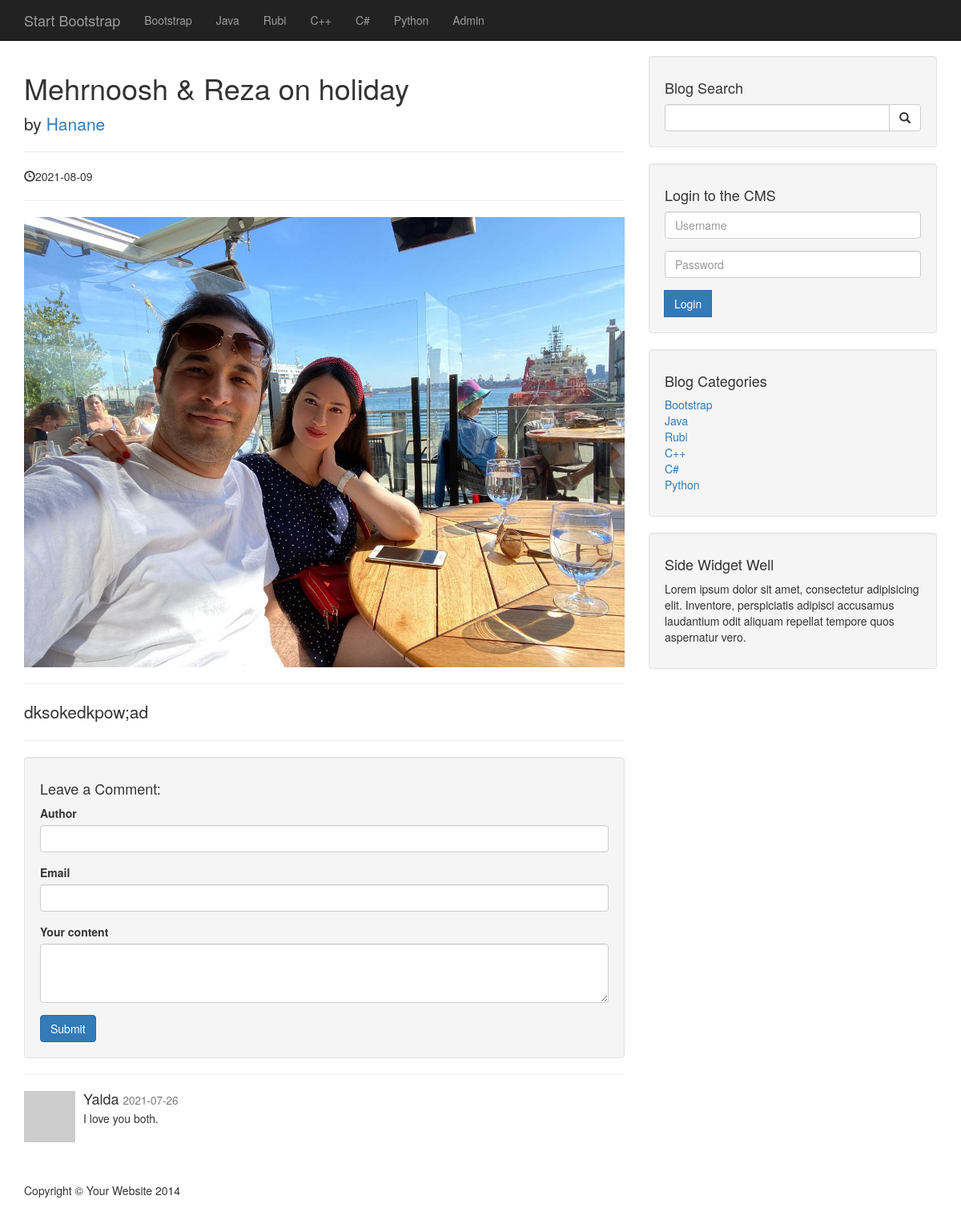
/post.php?post=5, run on the app's committed database.
### tables this page shows
CREATE TABLE `categories` (
  `cat_id` int(3) NOT NULL,
  `cat_title` varchar(255) NOT NULL
);

CREATE TABLE `posts` (
  `post_id` int(3) NOT NULL,
  `post_cat_id` int(3) NOT NULL,
  `post_title` varchar(255) NOT NULL,
  `post_author` varchar(255) NOT NULL,
  `post_date` date NOT NULL,
  `post_image` text NOT NULL,
  `post_content` text NOT NULL,
  `post_tags` varchar(255) NOT NULL,
  `post_comment_count` int(11) NOT NULL,
  `post_status` varchar(255) NOT NULL DEFAULT 'draft'
);

CREATE TABLE `comments` (
  `comment_id` int(11) NOT NULL,
  `comment_post_id` int(3) NOT NULL,
  `comment_author` varchar(255) NOT NULL,
  `comment_email` varchar(255) NOT NULL,
  `comment_date` date NOT NULL,
  `comment_status` varchar(255) NOT NULL,
  `comment_content` text NOT NULL
);

### post.php (the view, shortened to what this page needs)
<?php include "include/db.php"; ?>
<?php include "include/header.php"; ?>
    <?php include "include/nav.php"; ?>
    <div class="container">
        <div class="row">
            <div class="col-lg-8">
            <?php
                if(isset($_GET["post"])){
                    $post_id_get = $_GET["post"];
                    $query = "SELECT * FROM posts WHERE post_id = $post_id_get";
                }
                else{
                }
                $query_process = mysqli_query($connection, $query);
                while ($row = mysqli_fetch_assoc($query_process)){
                    $post_title = $row["post_title"];
                    $post_author = $row["post_author"];
                    $post_date = $row["post_date"];
                    $post_image = $row["post_image"];
                    $post_content = $row["post_content"];
                ?>
                <h1><?php echo $post_title; ?></h1>
                <p class="lead">
                    by <a href="#"><?php echo $post_author; ?></a>
                </p>
                <hr>
                <p><span class="glyphicon glyphicon-time"></span><?php echo $post_date; ?></p>
                <hr>
                <img class="img-responsive" src="images/<?php echo $post_image; ?>" alt="<?php echo $post_title; ?>">
                <hr>
                <p class="lead"><?php echo $post_content; ?></p>
                <?php } ?>
                <hr>
                <div class="well">
                    <h4>Leave a Comment:</h4>
                    <form action="" method="post" role="form">
                        <div class="form-group">
                            <label for="Author">Author</label>
                            <input type="text" name="comment_author" class="form-control">
                        </div>
                        <div class="form-group">
                            <label for="Email">Email</label>
                            <input type="email" name="comment_email" class="form-control">
                        </div>
                        <div class="form-group">
                            <label for="Content">Your content</label>
                            <textarea name="comment_content" class="form-control" rows="3"></textarea>
                        </div>
                        <button type="submit" name="comment_submit" class="btn btn-primary">Submit</button>
                    </form>
                </div>
                <hr>
                <?php
                    if(isset($_GET["post"])){
                        $post_id_cm = $_GET["post"];
                        $query_show_comment = "SELECT * FROM comments WHERE comment_post_id = $post_id_cm AND comment_status='approved' ORDER BY comment_id DESC";
                        $query_show_comment_process = mysqli_query($connection, $query_show_comment);
                        While( $row = mysqli_fetch_assoc($query_show_comment_process)){
                            $comment_author = $row["comment_author"];
                            $comment_date = $row["comment_date"];
                            $comment_content = $row["comment_content"];
                ?>
                <div class="media">
                    <a class="pull-left" href="#">
                        <img class="media-object" src="http://placehold.it/64x64" alt="">
                    </a>
                    <div class="media-body">
                        <h4 class="media-heading"><?php echo $comment_author; ?>
                            <small><?php echo $comment_date; ?></small>
                        </h4>
                        <?php echo $comment_content; ?>
                    </div>
                </div>
                <?php } } ?>
            </div>
            <?php include "include/sidebar.php"; ?>
        </div>
<?php include "include/footer.php"; ?>

### include/nav.php (shortened to what this page needs)
<?php include "include/db.php"; ?>
<nav class="navbar navbar-inverse navbar-fixed-top" role="navigation">
        <div class="container">
            <div class="navbar-header">
                <a class="navbar-brand" href="#">Start Bootstrap</a>
            </div>
            <div class="collapse navbar-collapse" id="bs-example-navbar-collapse-1">
                <ul class="nav navbar-nav">
                <?php
                $query = "SELECT * FROM categories";
                $query_process = mysqli_query($connection, $query);
                while ($row = mysqli_fetch_assoc($query_process)){
                    $cat_name = $row["cat_title"];
                    $cat_id = $row["cat_id"];
                    echo "<li><a href='./index.php?category=$cat_id'>{$cat_name}</a></li>";
                }
                ?>
                  <li><a href="./admin/index.php">Admin</a></li>
                </ul>
            </div>
        </div>
    </nav>

### include/sidebar.php
<?php include "db.php"; ?>
<div class="col-md-4">
<div class="well">
    <h4>Blog Search</h4>
    <form action="search.php" method="post">
        <div class="input-group">
            <input name="search" type="text" class="form-control">
            <span class="input-group-btn">
                <button class="btn btn-default" name="submit" type="submit">
                    <span class="glyphicon glyphicon-search"></span>
                </button>
            </span>
        </div>
    </form>
</div>
<div class="well">
    <h4>Login to the CMS</h4>
    <form action="include/login.php" method="post">
        <div class="form-group">
            <input name="username" type="text" class="form-control" placeholder="Username">
        </div>
        <div class="form-group">
            <input name="password" type="password" class="form-control" placeholder="Password">
        </div>
        <div class="input-group">
            <span class="input-group-btn">
                <button class="btn btn-primary" name="login" type="submit">
                    Login
                </button>
            </span>
        </div>
    </form>
</div>
<div class="well">
    <h4>Blog Categories</h4>
    <div class="row">
        <div class="col-lg-12">
            <ul class="list-unstyled">
            <?php
                $query = "SELECT * FROM categories";
                $query_process = mysqli_query($connection, $query);
                while ($row = mysqli_fetch_assoc($query_process)){
                    $cat_name = $row["cat_title"];
                    $cat_id = $row["cat_id"];
                    echo "<li><a href='./index.php?category=$cat_id'>{$cat_name}</a></li>";
                }
            ?>
            </ul>
        </div>
    </div>
</div>
<?php include "widget.php"; ?>

### css/blog-home.css (style rules this page uses)
body { padding-top: 70px; }

### data on the page
categories: cat_title "Bootstrap"
categories: cat_title "Java"
categories: cat_title "Rubi"
categories: cat_title "C++"
categories: cat_title "C#"
categories: cat_title "Python"
posts: post_title "Mehrnoosh & Reza on holiday", post_author "Hanane", post_date "2021-08-09", post_image (picture), post_content "dksokedkpow;ad"
comments: comment_author "Yalda", comment_date "2021-07-26", comment_content "I love you both."
